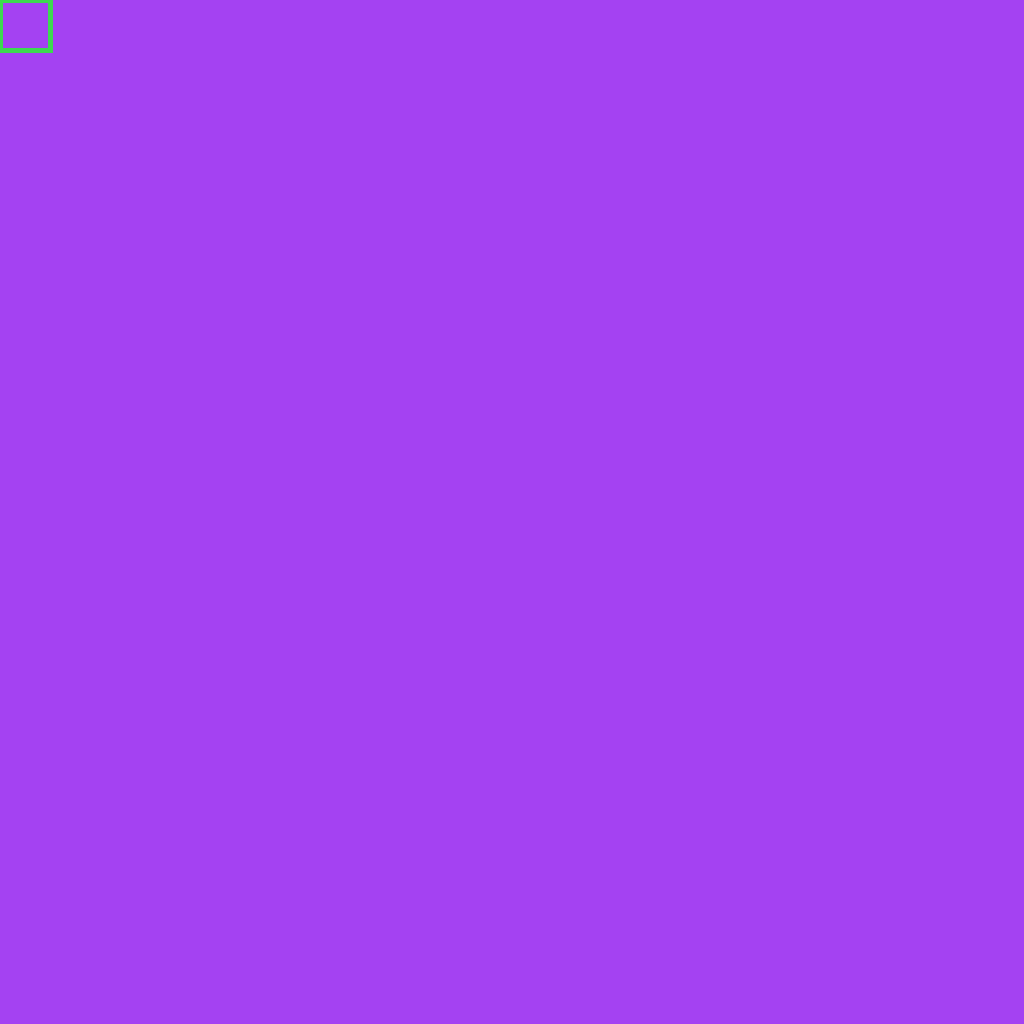
Frame 1 (no input)
Frame 60 (the mouse pressed at the canvas centre just before this capture): identical to frame 1, image omitted
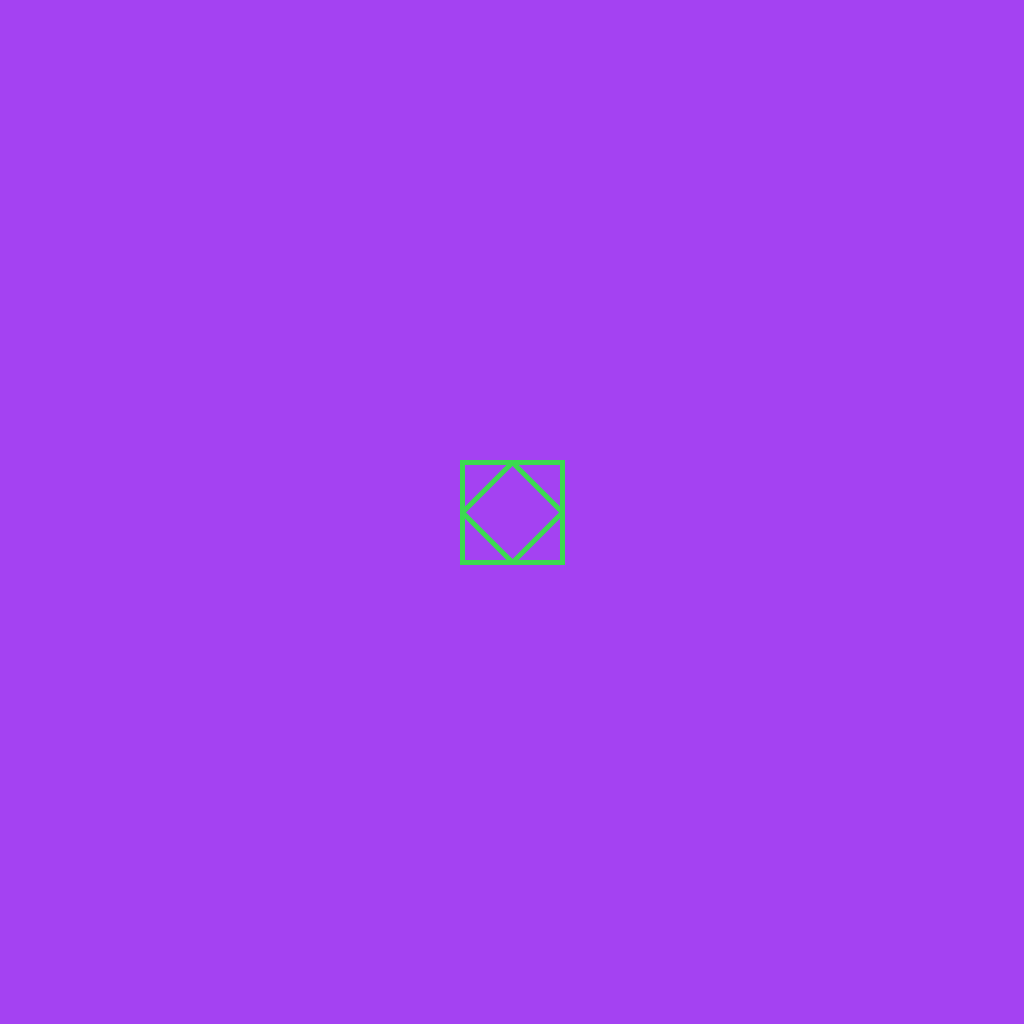
Frame 120 (the mouse held since frame 60 and released just before this capture)

The Processing sketch that drew these frames (run headless with seeded random() and noise(); from frame 60 on, the mouse is pressed at the canvas centre):

// Processing sketch: harderClasswork
// ── harderClasswork.pde
// set screen height and width
float h = 1024;
float w = 1024;

// colors
color back = color(random(255), random(255), random(255));
color c1 = color(random(255), random(255), random(255));
color c2 = color(random(255), random(255), random(255));
color c3 = color(random(255), random(255), random(255));
color c4 = color(random(255), random(255), random(255));


float wh = 100;
float half = wh/2;

void setup() {
    size(1024, 1024);
    background(back);
}

float x1;
float x2;
float x3;
float x4;
float y1;
float y2;
float y3;
float y4;

float status = 0;

void draw() {
    background(back);
    stroke(c1);
    strokeWeight(5);
    fill(0, 0, 0, 0);
    if (status == 0) {
        x1 = mouseX;
        x2 = mouseX;
        x3 = mouseX;
        x4 = mouseX;
        y1 = mouseY;
        y2 = mouseY;
        y3 = mouseY;
        y4 = mouseY;
    }else if (status == 1) {
        x1 = mouseX - half;
        x2 = mouseX;
        x3 = mouseX + half;
        x4 = mouseX;
        y1 = mouseY;
        y2 = mouseY - half;
        y3 = mouseY;
        y4 = mouseY + half; 
    }
    rect(mouseX-half, mouseY-half, wh, wh);
    line(mouseX, mouseY-half, x1, y1);
    line(mouseX+half, mouseY, x2, y2);
    line(mouseX, mouseY+half, x3, y3);
    line(mouseX-half, mouseY, x4, y4);
}

void keyPressed() {
    status = 0;
}

void mousePressed() {
    status = 1;
}
